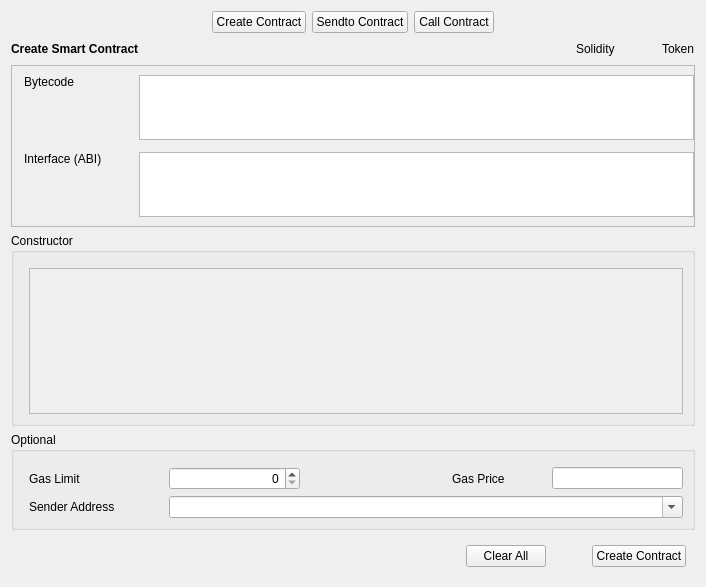
<?xml version="1.0" encoding="UTF-8"?>
<ui version="4.0">
 <class>CreateContract</class>
 <widget class="QWidget" name="CreateContract">
  <property name="geometry">
   <rect>
    <x>0</x>
    <y>0</y>
    <width>706</width>
    <height>587</height>
   </rect>
  </property>
  <property name="windowTitle">
   <string>Form</string>
  </property>
  <layout class="QVBoxLayout" name="verticalLayout_4">
   <item>
    <layout class="QHBoxLayout" name="horizontalLayout_7">
     <item>
      <spacer name="horizontalSpacer_2">
       <property name="orientation">
        <enum>Qt::Horizontal</enum>
       </property>
       <property name="sizeHint" stdset="0">
        <size>
         <width>40</width>
         <height>20</height>
        </size>
       </property>
      </spacer>
     </item>
     <item>
      <widget class="QPushButton" name="createContractButton">
       <property name="text">
        <string>Create Contract</string>
       </property>
       <property name="checkable">
        <bool>false</bool>
       </property>
      </widget>
     </item>
     <item>
      <widget class="QPushButton" name="sendToContractButton">
       <property name="text">
        <string>Sendto Contract</string>
       </property>
       <property name="checkable">
        <bool>false</bool>
       </property>
      </widget>
     </item>
     <item>
      <widget class="QPushButton" name="callContractButton">
       <property name="text">
        <string>Call Contract</string>
       </property>
       <property name="checkable">
        <bool>false</bool>
       </property>
      </widget>
     </item>
     <item>
      <spacer name="horizontalSpacer_6">
       <property name="orientation">
        <enum>Qt::Horizontal</enum>
       </property>
       <property name="sizeHint" stdset="0">
        <size>
         <width>40</width>
         <height>20</height>
        </size>
       </property>
      </spacer>
     </item>
    </layout>
   </item>
   <item>
    <layout class="QVBoxLayout" name="createLayout"/>
   </item>
   <item>
    <widget class="QStackedWidget" name="stackedWidget">
     <property name="currentIndex">
      <number>0</number>
     </property>
     <widget class="QWidget" name="createContractPage">
      <layout class="QVBoxLayout" name="verticalLayout_8">
       <property name="leftMargin">
        <number>0</number>
       </property>
       <property name="topMargin">
        <number>0</number>
       </property>
       <property name="rightMargin">
        <number>0</number>
       </property>
       <property name="bottomMargin">
        <number>0</number>
       </property>
       <item>
        <layout class="QHBoxLayout" name="horizontalLayout">
         <item>
          <widget class="QLabel" name="labelTitle">
           <property name="font">
            <font>
             <weight>75</weight>
             <bold>true</bold>
            </font>
           </property>
           <property name="text">
            <string>Create Smart Contract</string>
           </property>
          </widget>
         </item>
         <item>
          <spacer name="horizontalSpacer_4">
           <property name="orientation">
            <enum>Qt::Horizontal</enum>
           </property>
           <property name="sizeHint" stdset="0">
            <size>
             <width>40</width>
             <height>20</height>
            </size>
           </property>
          </spacer>
         </item>
         <item>
          <widget class="QLabel" name="labelSolidity">
           <property name="minimumSize">
            <size>
             <width>80</width>
             <height>0</height>
            </size>
           </property>
           <property name="text">
            <string>Solidity</string>
           </property>
          </widget>
         </item>
         <item>
          <widget class="QLabel" name="labelToken">
           <property name="text">
            <string>Token</string>
           </property>
          </widget>
         </item>
        </layout>
       </item>
       <item>
        <widget class="QFrame" name="frameContract">
         <property name="sizePolicy">
          <sizepolicy hsizetype="Preferred" vsizetype="Fixed">
           <horstretch>0</horstretch>
           <verstretch>0</verstretch>
          </sizepolicy>
         </property>
         <property name="frameShape">
          <enum>QFrame::StyledPanel</enum>
         </property>
         <property name="frameShadow">
          <enum>QFrame::Raised</enum>
         </property>
         <layout class="QVBoxLayout" name="verticalLayout_10">
          <property name="leftMargin">
           <number>0</number>
          </property>
          <property name="rightMargin">
           <number>0</number>
          </property>
          <item>
           <layout class="QGridLayout" name="gridLayout">
            <property name="leftMargin">
             <number>12</number>
            </property>
            <property name="horizontalSpacing">
             <number>15</number>
            </property>
            <property name="verticalSpacing">
             <number>12</number>
            </property>
            <item row="0" column="1">
             <widget class="QValidatedTextEdit" name="textEditBytecode">
              <property name="sizePolicy">
               <sizepolicy hsizetype="Expanding" vsizetype="Fixed">
                <horstretch>0</horstretch>
                <verstretch>0</verstretch>
               </sizepolicy>
              </property>
              <property name="maximumSize">
               <size>
                <width>16777215</width>
                <height>65</height>
               </size>
              </property>
              <property name="horizontalScrollBarPolicy">
               <enum>Qt::ScrollBarAlwaysOff</enum>
              </property>
             </widget>
            </item>
            <item row="0" column="0">
             <layout class="QVBoxLayout" name="verticalLayout">
              <item>
               <widget class="QLabel" name="labelBytecode">
                <property name="sizePolicy">
                 <sizepolicy hsizetype="Fixed" vsizetype="Preferred">
                  <horstretch>0</horstretch>
                  <verstretch>0</verstretch>
                 </sizepolicy>
                </property>
                <property name="minimumSize">
                 <size>
                  <width>100</width>
                  <height>0</height>
                 </size>
                </property>
                <property name="text">
                 <string>Bytecode</string>
                </property>
               </widget>
              </item>
              <item>
               <spacer name="verticalSpacer_2">
                <property name="orientation">
                 <enum>Qt::Vertical</enum>
                </property>
                <property name="sizeHint" stdset="0">
                 <size>
                  <width>20</width>
                  <height>40</height>
                 </size>
                </property>
               </spacer>
              </item>
             </layout>
            </item>
            <item row="1" column="1">
             <widget class="QValidatedTextEdit" name="textEditInterface">
              <property name="sizePolicy">
               <sizepolicy hsizetype="Expanding" vsizetype="Fixed">
                <horstretch>0</horstretch>
                <verstretch>0</verstretch>
               </sizepolicy>
              </property>
              <property name="maximumSize">
               <size>
                <width>16777215</width>
                <height>65</height>
               </size>
              </property>
              <property name="horizontalScrollBarPolicy">
               <enum>Qt::ScrollBarAlwaysOff</enum>
              </property>
             </widget>
            </item>
            <item row="1" column="0">
             <layout class="QVBoxLayout" name="verticalLayout_3">
              <item>
               <widget class="QLabel" name="labelInterface">
                <property name="sizePolicy">
                 <sizepolicy hsizetype="Fixed" vsizetype="Preferred">
                  <horstretch>0</horstretch>
                  <verstretch>0</verstretch>
                 </sizepolicy>
                </property>
                <property name="minimumSize">
                 <size>
                  <width>100</width>
                  <height>0</height>
                 </size>
                </property>
                <property name="text">
                 <string>Interface (ABI)</string>
                </property>
               </widget>
              </item>
              <item>
               <spacer name="verticalSpacer">
                <property name="orientation">
                 <enum>Qt::Vertical</enum>
                </property>
                <property name="sizeHint" stdset="0">
                 <size>
                  <width>20</width>
                  <height>40</height>
                 </size>
                </property>
               </spacer>
              </item>
             </layout>
            </item>
           </layout>
          </item>
         </layout>
        </widget>
       </item>
       <item>
        <widget class="QGroupBox" name="groupBoxConstructor">
         <property name="title">
          <string>Constructor</string>
         </property>
         <layout class="QVBoxLayout" name="verticalLayout_2">
          <property name="leftMargin">
           <number>15</number>
          </property>
          <property name="topMargin">
           <number>15</number>
          </property>
          <item>
           <widget class="QScrollArea" name="scrollAreaConstructor">
            <property name="widgetResizable">
             <bool>true</bool>
            </property>
            <widget class="QWidget" name="scrollAreaWidgetContents">
             <property name="geometry">
              <rect>
               <x>0</x>
               <y>0</y>
               <width>647</width>
               <height>93</height>
              </rect>
             </property>
             <layout class="QVBoxLayout" name="verticalLayout_5"/>
            </widget>
           </widget>
          </item>
         </layout>
        </widget>
       </item>
       <item>
        <widget class="QGroupBox" name="groupBoxOptional">
         <property name="title">
          <string>Optional</string>
         </property>
         <layout class="QGridLayout" name="gridLayout_2">
          <property name="leftMargin">
           <number>15</number>
          </property>
          <property name="topMargin">
           <number>15</number>
          </property>
          <property name="horizontalSpacing">
           <number>10</number>
          </property>
          <property name="verticalSpacing">
           <number>6</number>
          </property>
          <item row="2" column="1" colspan="4">
           <widget class="AddressField" name="lineEditSenderAddress">
            <property name="minimumSize">
             <size>
              <width>370</width>
              <height>0</height>
             </size>
            </property>
            <property name="editable">
             <bool>true</bool>
            </property>
           </widget>
          </item>
          <item row="2" column="0">
           <widget class="QLabel" name="labelSenderAddress">
            <property name="sizePolicy">
             <sizepolicy hsizetype="Fixed" vsizetype="Preferred">
              <horstretch>0</horstretch>
              <verstretch>0</verstretch>
             </sizepolicy>
            </property>
            <property name="minimumSize">
             <size>
              <width>130</width>
              <height>0</height>
             </size>
            </property>
            <property name="text">
             <string>Sender Address</string>
            </property>
           </widget>
          </item>
          <item row="0" column="3">
           <widget class="QLabel" name="labelGasPrice">
            <property name="sizePolicy">
             <sizepolicy hsizetype="Preferred" vsizetype="Preferred">
              <horstretch>0</horstretch>
              <verstretch>0</verstretch>
             </sizepolicy>
            </property>
            <property name="minimumSize">
             <size>
              <width>90</width>
              <height>0</height>
             </size>
            </property>
            <property name="text">
             <string>Gas Price</string>
            </property>
           </widget>
          </item>
          <item row="0" column="0">
           <widget class="QLabel" name="labelGasLimit">
            <property name="sizePolicy">
             <sizepolicy hsizetype="Fixed" vsizetype="Preferred">
              <horstretch>0</horstretch>
              <verstretch>0</verstretch>
             </sizepolicy>
            </property>
            <property name="minimumSize">
             <size>
              <width>130</width>
              <height>0</height>
             </size>
            </property>
            <property name="text">
             <string>Gas Limit</string>
            </property>
           </widget>
          </item>
          <item row="0" column="1">
           <widget class="QSpinBox" name="lineEditGasLimit">
            <property name="sizePolicy">
             <sizepolicy hsizetype="Expanding" vsizetype="Fixed">
              <horstretch>0</horstretch>
              <verstretch>0</verstretch>
             </sizepolicy>
            </property>
            <property name="alignment">
             <set>Qt::AlignRight|Qt::AlignTrailing|Qt::AlignVCenter</set>
            </property>
           </widget>
          </item>
          <item row="0" column="4">
           <widget class="GasPriceField" name="lineEditGasPrice"/>
          </item>
          <item row="0" column="2">
           <spacer name="horizontalSpacer_5">
            <property name="orientation">
             <enum>Qt::Horizontal</enum>
            </property>
            <property name="sizeType">
             <enum>QSizePolicy::Expanding</enum>
            </property>
            <property name="sizeHint" stdset="0">
             <size>
              <width>60</width>
              <height>20</height>
             </size>
            </property>
           </spacer>
          </item>
         </layout>
        </widget>
       </item>
      </layout>
     </widget>
    </widget>
   </item>
   <item>
    <layout class="QHBoxLayout" name="horizontalLayout_3">
     <property name="leftMargin">
      <number>9</number>
     </property>
     <property name="topMargin">
      <number>9</number>
     </property>
     <property name="rightMargin">
      <number>9</number>
     </property>
     <property name="bottomMargin">
      <number>9</number>
     </property>
     <item>
      <spacer name="horizontalSpacer">
       <property name="orientation">
        <enum>Qt::Horizontal</enum>
       </property>
       <property name="sizeType">
        <enum>QSizePolicy::Expanding</enum>
       </property>
       <property name="sizeHint" stdset="0">
        <size>
         <width>40</width>
         <height>20</height>
        </size>
       </property>
      </spacer>
     </item>
     <item>
      <widget class="QPushButton" name="pushButtonClearAll">
       <property name="text">
        <string>Clear All</string>
       </property>
      </widget>
     </item>
     <item>
      <spacer name="horizontalSpacer_3">
       <property name="orientation">
        <enum>Qt::Horizontal</enum>
       </property>
       <property name="sizeType">
        <enum>QSizePolicy::Fixed</enum>
       </property>
       <property name="sizeHint" stdset="0">
        <size>
         <width>40</width>
         <height>20</height>
        </size>
       </property>
      </spacer>
     </item>
     <item>
      <widget class="QPushButton" name="pushButtonCreateContract">
       <property name="text">
        <string>Create Contract</string>
       </property>
      </widget>
     </item>
    </layout>
   </item>
  </layout>
 </widget>
 <customwidgets>
  <customwidget>
   <class>QValidatedTextEdit</class>
   <extends>QTextEdit</extends>
   <header>qvalidatedtextedit.h</header>
  </customwidget>
  <customwidget>
   <class>AddressField</class>
   <extends>QComboBox</extends>
   <header>addressfield.h</header>
  </customwidget>
  <customwidget>
   <class>GasPriceField</class>
   <extends>QLineEdit</extends>
   <header>gaspricefield.h</header>
  </customwidget>
 </customwidgets>
 <resources/>
 <connections/>
</ui>
